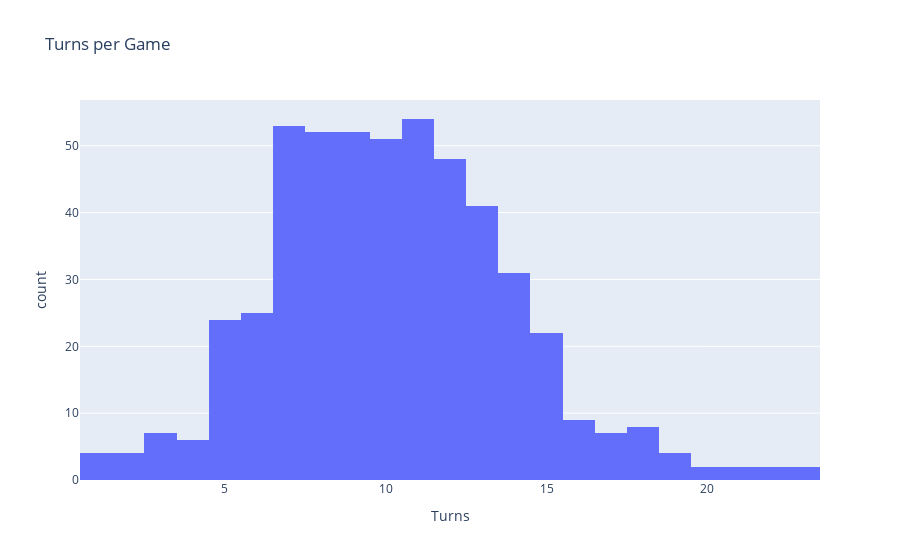

The notebook cell saved with this chart:
### Code cell
px.histogram(turns, x="Turns", title="Turns per Game")

### Figure 1 — Plotly figure (JSON) as saved in the notebook; plotly's stock layout.template omitted (floating-point values rounded to 4 significant figures; data arrays with more than 128 entries replaced by an {"elided": "..."} marker saying what was removed)
{"data": [{"alignmentgroup": "True", "bingroup": "x", "hovertemplate": "Turns=%{x}<br>count=%{y}<extra></extra>", "legendgroup": "", "marker": {"color": "#636efa", "pattern": {"shape": ""}}, "name": "", "offsetgroup": "", "orientation": "v", "showlegend": false, "type": "histogram", "x": {"elided": "589 int values"}, "xaxis": "x", "yaxis": "y"}], "layout": {"barmode": "relative", "legend": {"tracegroupgap": 0}, "title": {"text": "Turns per Game"}, "xaxis": {"anchor": "y", "domain": [0, 1], "title": {"text": "Turns"}}, "yaxis": {"anchor": "x", "domain": [0, 1], "title": {"text": "count"}}}}
